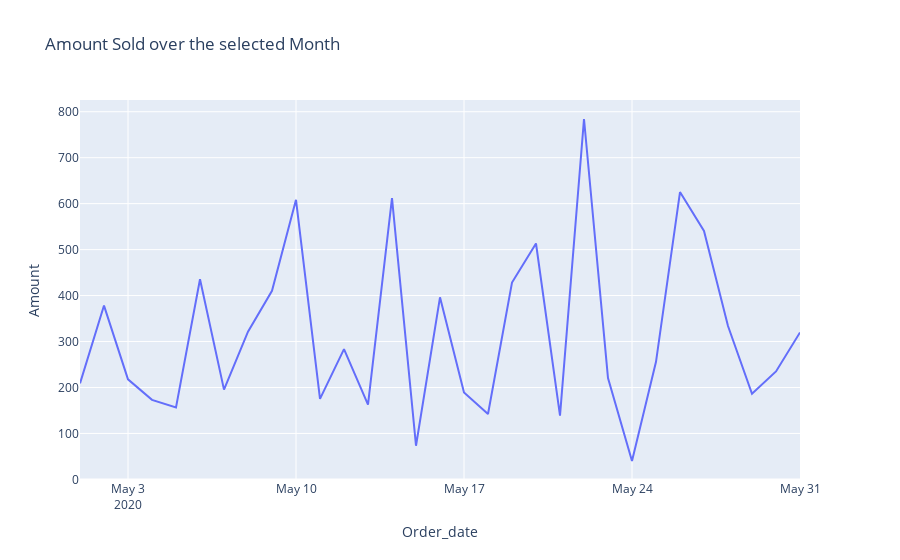

The cell this chart's notebook holds for it:
### Code cell
def get_amount_per_month(df, year, month, input_color_theme=None):
    chosen_year = df[df['Year'] == year]
    mar_data = (df['Order_date'].dt.month == month)
    lineQuantity = chosen_year[(mar_data)]

    # Quantity for each day
    quantity_per_day = lineQuantity.groupby('Order_date')['Amount'].sum().reset_index()

    # Create a line chart for Quantity over the last month using Plotly
    fig_quantity = px.line(
        quantity_per_day, 
        x='Order_date', 
        y='Amount', 
        title='Amount Sold over the selected Month'
    )
    fig_quantity.update_layout(
        margin_r=100,
    )
    return fig_quantity

get_amount_per_month(superSales, 2020, 5)

### Figure 1 — Plotly figure (JSON) as saved in the notebook; plotly's stock layout.template omitted (floating-point values rounded to 4 significant figures)
{"data": [{"hovertemplate": "Order_date=%{x}<br>Amount=%{y}<extra></extra>", "legendgroup": "", "line": {"color": "#636efa", "dash": "solid"}, "marker": {"symbol": "circle"}, "mode": "lines", "name": "", "orientation": "v", "showlegend": false, "type": "scatter", "x": ["2020-05-01T00:00:00", "2020-05-02T00:00:00", "2020-05-03T00:00:00", "2020-05-04T00:00:00", "2020-05-05T00:00:00", "2020-05-06T00:00:00", "2020-05-07T00:00:00", "2020-05-08T00:00:00", "2020-05-09T00:00:00", "2020-05-10T00:00:00", "2020-05-11T00:00:00", "2020-05-12T00:00:00", "2020-05-13T00:00:00", "2020-05-14T00:00:00", "2020-05-15T00:00:00", "2020-05-16T00:00:00", "2020-05-17T00:00:00", "2020-05-18T00:00:00", "2020-05-19T00:00:00", "2020-05-20T00:00:00", "2020-05-21T00:00:00", "2020-05-22T00:00:00", "2020-05-23T00:00:00", "2020-05-24T00:00:00", "2020-05-25T00:00:00", "2020-05-26T00:00:00", "2020-05-27T00:00:00", "2020-05-28T00:00:00", "2020-05-29T00:00:00", "2020-05-30T00:00:00", "2020-05-31T00:00:00"], "xaxis": "x", "y": [209.0, 378.2, 217.7, 173.1, 156.4, 435.4, 195.4, 321.5, 410.2, 608.4, 175.1, 283.3, 162.5, 612.2, 73.29, 396.2, 189.3, 142.4, 428.2, 513.3, 138.8, 784.2, 220.6, 40.05, 255.8, 625.2, 540.5, 333.7, 186.1, 235.0, 319.8], "yaxis": "y"}], "layout": {"autosize": true, "legend": {"tracegroupgap": 0}, "margin": {"r": 100}, "title": {"text": "Amount Sold over the selected Month"}, "xaxis": {"anchor": "y", "autorange": true, "domain": [0, 1], "range": ["2020-05-01", "2020-05-31"], "title": {"text": "Order_date"}, "type": "date"}, "yaxis": {"anchor": "x", "autorange": true, "domain": [0, 1], "range": [-1.287, 825.5], "title": {"text": "Amount"}, "type": "linear"}}}
